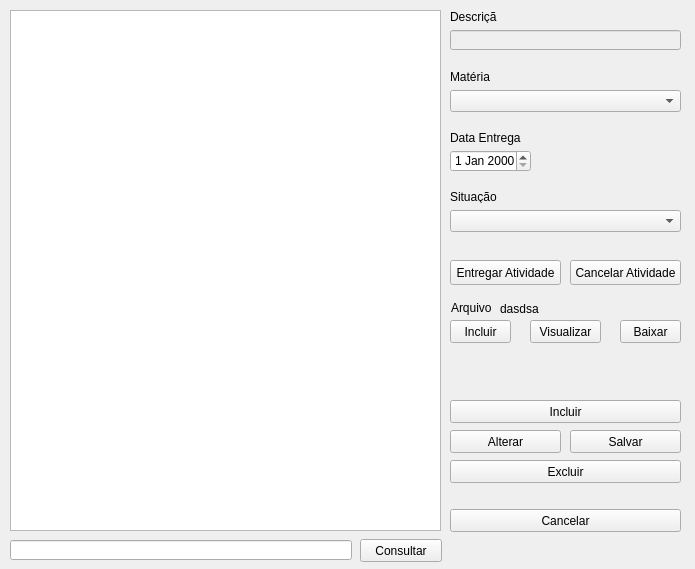
<?xml version="1.0" encoding="UTF-8"?>
<ui version="4.0">
 <class>Form</class>
 <widget class="QWidget" name="Form">
  <property name="geometry">
   <rect>
    <x>0</x>
    <y>0</y>
    <width>695</width>
    <height>569</height>
   </rect>
  </property>
  <property name="windowTitle">
   <string>Form</string>
  </property>
  <widget class="QLabel" name="lblDescricao">
   <property name="geometry">
    <rect>
     <x>450</x>
     <y>10</y>
     <width>47</width>
     <height>13</height>
    </rect>
   </property>
   <property name="text">
    <string>Descrição</string>
   </property>
  </widget>
  <widget class="QListView" name="listView">
   <property name="geometry">
    <rect>
     <x>10</x>
     <y>10</y>
     <width>431</width>
     <height>521</height>
    </rect>
   </property>
  </widget>
  <widget class="QLineEdit" name="txtDescricao">
   <property name="enabled">
    <bool>false</bool>
   </property>
   <property name="geometry">
    <rect>
     <x>450</x>
     <y>30</y>
     <width>231</width>
     <height>20</height>
    </rect>
   </property>
  </widget>
  <widget class="QLabel" name="lblMateria">
   <property name="geometry">
    <rect>
     <x>450</x>
     <y>70</y>
     <width>47</width>
     <height>13</height>
    </rect>
   </property>
   <property name="text">
    <string>Matéria</string>
   </property>
  </widget>
  <widget class="QPushButton" name="btnIncluir">
   <property name="geometry">
    <rect>
     <x>450</x>
     <y>400</y>
     <width>231</width>
     <height>23</height>
    </rect>
   </property>
   <property name="text">
    <string>Incluir</string>
   </property>
  </widget>
  <widget class="QPushButton" name="btnSalvar">
   <property name="geometry">
    <rect>
     <x>570</x>
     <y>430</y>
     <width>111</width>
     <height>23</height>
    </rect>
   </property>
   <property name="text">
    <string>Salvar</string>
   </property>
  </widget>
  <widget class="QPushButton" name="btnAlterar">
   <property name="geometry">
    <rect>
     <x>450</x>
     <y>430</y>
     <width>111</width>
     <height>23</height>
    </rect>
   </property>
   <property name="text">
    <string>Alterar</string>
   </property>
  </widget>
  <widget class="QPushButton" name="btnExcluir">
   <property name="geometry">
    <rect>
     <x>450</x>
     <y>460</y>
     <width>231</width>
     <height>23</height>
    </rect>
   </property>
   <property name="text">
    <string>Excluir</string>
   </property>
  </widget>
  <widget class="QPushButton" name="btnCancelar">
   <property name="geometry">
    <rect>
     <x>450</x>
     <y>509</y>
     <width>231</width>
     <height>23</height>
    </rect>
   </property>
   <property name="text">
    <string>Cancelar</string>
   </property>
  </widget>
  <widget class="QLineEdit" name="txtConsultar">
   <property name="geometry">
    <rect>
     <x>10</x>
     <y>540</y>
     <width>342</width>
     <height>20</height>
    </rect>
   </property>
  </widget>
  <widget class="QPushButton" name="btnConsultar">
   <property name="geometry">
    <rect>
     <x>360</x>
     <y>539</y>
     <width>82</width>
     <height>23</height>
    </rect>
   </property>
   <property name="text">
    <string>Consultar</string>
   </property>
  </widget>
  <widget class="QComboBox" name="cboMateria">
   <property name="geometry">
    <rect>
     <x>450</x>
     <y>90</y>
     <width>231</width>
     <height>22</height>
    </rect>
   </property>
  </widget>
  <widget class="QDateEdit" name="dateEntrega">
   <property name="geometry">
    <rect>
     <x>450</x>
     <y>150</y>
     <width>81</width>
     <height>22</height>
    </rect>
   </property>
  </widget>
  <widget class="QLabel" name="lblDataEntrega">
   <property name="geometry">
    <rect>
     <x>450</x>
     <y>130</y>
     <width>91</width>
     <height>16</height>
    </rect>
   </property>
   <property name="text">
    <string>Data Entrega</string>
   </property>
  </widget>
  <widget class="QLabel" name="lblSituacao">
   <property name="geometry">
    <rect>
     <x>450</x>
     <y>190</y>
     <width>47</width>
     <height>13</height>
    </rect>
   </property>
   <property name="text">
    <string>Situação</string>
   </property>
  </widget>
  <widget class="QComboBox" name="cboSituacao">
   <property name="geometry">
    <rect>
     <x>450</x>
     <y>210</y>
     <width>231</width>
     <height>22</height>
    </rect>
   </property>
  </widget>
  <widget class="QLabel" name="lblArquivo">
   <property name="geometry">
    <rect>
     <x>451</x>
     <y>300</y>
     <width>41</width>
     <height>16</height>
    </rect>
   </property>
   <property name="text">
    <string>Arquivo: </string>
   </property>
  </widget>
  <widget class="QPushButton" name="btnIncluirArquivo">
   <property name="geometry">
    <rect>
     <x>450</x>
     <y>320</y>
     <width>61</width>
     <height>23</height>
    </rect>
   </property>
   <property name="text">
    <string>Incluir</string>
   </property>
  </widget>
  <widget class="QPushButton" name="btnVisualizarArquivo">
   <property name="geometry">
    <rect>
     <x>530</x>
     <y>320</y>
     <width>71</width>
     <height>23</height>
    </rect>
   </property>
   <property name="text">
    <string>Visualizar</string>
   </property>
  </widget>
  <widget class="QLabel" name="lblNomeArquivo">
   <property name="geometry">
    <rect>
     <x>500</x>
     <y>302</y>
     <width>47</width>
     <height>13</height>
    </rect>
   </property>
   <property name="text">
    <string>dasdsa</string>
   </property>
  </widget>
  <widget class="QPushButton" name="btnBaixarArquivo">
   <property name="geometry">
    <rect>
     <x>620</x>
     <y>320</y>
     <width>61</width>
     <height>23</height>
    </rect>
   </property>
   <property name="text">
    <string>Baixar</string>
   </property>
  </widget>
  <widget class="QPushButton" name="btnEntregarAtividade">
   <property name="geometry">
    <rect>
     <x>450</x>
     <y>260</y>
     <width>111</width>
     <height>25</height>
    </rect>
   </property>
   <property name="text">
    <string>Entregar Atividade</string>
   </property>
  </widget>
  <widget class="QPushButton" name="btnCancelarAtividade">
   <property name="geometry">
    <rect>
     <x>570</x>
     <y>260</y>
     <width>111</width>
     <height>25</height>
    </rect>
   </property>
   <property name="text">
    <string>Cancelar Atividade</string>
   </property>
  </widget>
 </widget>
 <resources/>
 <connections/>
</ui>
